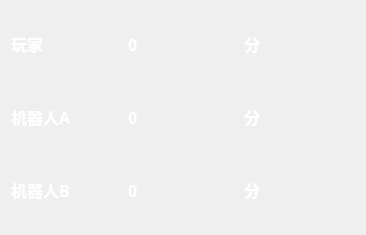
<?xml version="1.0" encoding="UTF-8"?>
<ui version="4.0">
 <class>ScorePanel</class>
 <widget class="QWidget" name="ScorePanel">
  <property name="geometry">
   <rect>
    <x>0</x>
    <y>0</y>
    <width>366</width>
    <height>235</height>
   </rect>
  </property>
  <property name="font">
   <font>
    <pointsize>9</pointsize>
   </font>
  </property>
  <property name="windowTitle">
   <string>Form</string>
  </property>
  <property name="styleSheet">
   <string notr="true">background-color:rgb(255, 255, 255)；
color：white；
</string>
  </property>
  <layout class="QGridLayout" name="gridLayout">
   <item row="0" column="0">
    <widget class="QLabel" name="lab_palyer">
     <property name="font">
      <font>
       <family>黑体</family>
       <pointsize>12</pointsize>
       <bold>true</bold>
      </font>
     </property>
     <property name="styleSheet">
      <string notr="true">color:white;</string>
     </property>
     <property name="text">
      <string>玩家</string>
     </property>
     <property name="textFormat">
      <enum>Qt::RichText</enum>
     </property>
    </widget>
   </item>
   <item row="0" column="1">
    <widget class="QLabel" name="userScoreLab">
     <property name="font">
      <font>
       <family>黑体</family>
       <pointsize>12</pointsize>
       <bold>true</bold>
      </font>
     </property>
     <property name="styleSheet">
      <string notr="true">color:white;</string>
     </property>
     <property name="text">
      <string>0</string>
     </property>
     <property name="textFormat">
      <enum>Qt::RichText</enum>
     </property>
    </widget>
   </item>
   <item row="0" column="2">
    <widget class="QLabel" name="lab_score1">
     <property name="font">
      <font>
       <family>黑体</family>
       <pointsize>12</pointsize>
       <bold>true</bold>
      </font>
     </property>
     <property name="styleSheet">
      <string notr="true">color:white;</string>
     </property>
     <property name="text">
      <string>分</string>
     </property>
     <property name="textFormat">
      <enum>Qt::RichText</enum>
     </property>
    </widget>
   </item>
   <item row="1" column="0">
    <widget class="QLabel" name="lab_robotA">
     <property name="font">
      <font>
       <family>黑体</family>
       <pointsize>12</pointsize>
       <bold>true</bold>
      </font>
     </property>
     <property name="styleSheet">
      <string notr="true">color:white;</string>
     </property>
     <property name="text">
      <string>机器人A</string>
     </property>
     <property name="textFormat">
      <enum>Qt::RichText</enum>
     </property>
    </widget>
   </item>
   <item row="1" column="1">
    <widget class="QLabel" name="RobotAScoreLab">
     <property name="font">
      <font>
       <family>黑体</family>
       <pointsize>12</pointsize>
       <bold>true</bold>
      </font>
     </property>
     <property name="styleSheet">
      <string notr="true">color:white;</string>
     </property>
     <property name="text">
      <string>0</string>
     </property>
     <property name="textFormat">
      <enum>Qt::RichText</enum>
     </property>
    </widget>
   </item>
   <item row="1" column="2">
    <widget class="QLabel" name="lab_score2">
     <property name="font">
      <font>
       <family>黑体</family>
       <pointsize>12</pointsize>
       <bold>true</bold>
      </font>
     </property>
     <property name="styleSheet">
      <string notr="true">color:white;</string>
     </property>
     <property name="text">
      <string>分</string>
     </property>
     <property name="textFormat">
      <enum>Qt::RichText</enum>
     </property>
    </widget>
   </item>
   <item row="2" column="0">
    <widget class="QLabel" name="lab_robotB">
     <property name="font">
      <font>
       <family>黑体</family>
       <pointsize>12</pointsize>
       <bold>true</bold>
      </font>
     </property>
     <property name="styleSheet">
      <string notr="true">color:white;</string>
     </property>
     <property name="text">
      <string>机器人B</string>
     </property>
     <property name="textFormat">
      <enum>Qt::RichText</enum>
     </property>
    </widget>
   </item>
   <item row="2" column="1">
    <widget class="QLabel" name="RobotBScoreLab">
     <property name="font">
      <font>
       <family>黑体</family>
       <pointsize>12</pointsize>
       <bold>true</bold>
      </font>
     </property>
     <property name="styleSheet">
      <string notr="true">color:white;</string>
     </property>
     <property name="text">
      <string>0</string>
     </property>
     <property name="textFormat">
      <enum>Qt::RichText</enum>
     </property>
    </widget>
   </item>
   <item row="2" column="2">
    <widget class="QLabel" name="lab_score">
     <property name="font">
      <font>
       <family>黑体</family>
       <pointsize>12</pointsize>
       <bold>true</bold>
      </font>
     </property>
     <property name="styleSheet">
      <string notr="true">color:white;</string>
     </property>
     <property name="text">
      <string>分</string>
     </property>
     <property name="textFormat">
      <enum>Qt::RichText</enum>
     </property>
    </widget>
   </item>
  </layout>
 </widget>
 <resources/>
 <connections/>
</ui>
